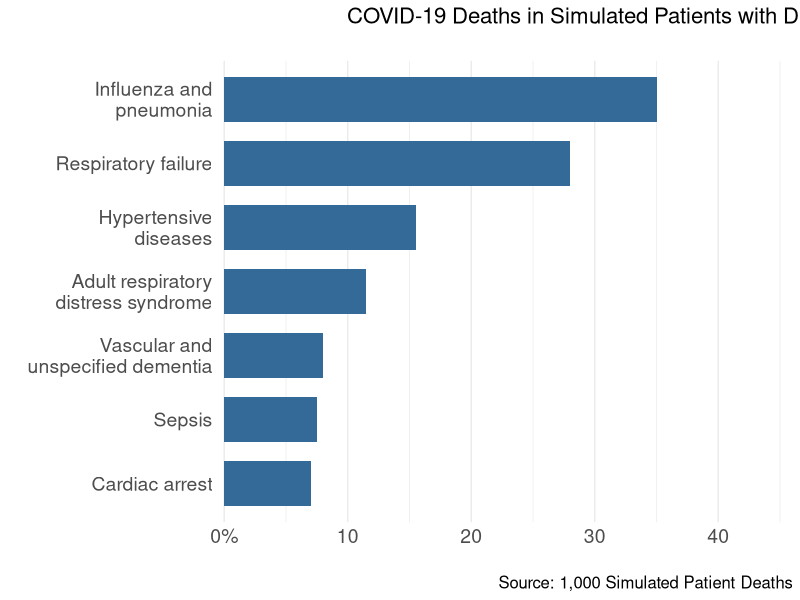

This figure's R source:
# Making plot of simulated patient deaths with Diabetes, Hypertensive, Obesity

# Date Created: Dec 7, 2020
# ------------------------------------------------------------------------------

library(dplyr)
library(readr)
library(magrittr)
library(ggplot2)
library(stringr)


# Set current working directory to this file's parent directory
this.dir <- dirname(parent.frame(2)$ofile)
setwd(this.dir)

# Clean data file location
data_path <- '../../clean_data/excel_sims/'
uc_rep_deaths_fn <- 'uc_rep_deaths.csv'

# Concatenate base path with uc_rep_deaths_fn
uc_rep_deaths_path <- file.path(data_path, uc_rep_deaths_fn)

# uc_rep_deaths  <- read_csv(uc_rep_deaths_path)

# ------------------------------------------------------------------------------
# Prepare data for plotting

# under_conds_keep <- c(
#     'Chronic lower respiratory diseases',
#     'Ischemic heart disease',
#     'Cardiac arrest',
#     'Cardiac arrhythmia',
#     'Heart failure',
#     'Diabetes',
#     'Obesity',
#     'Renal failure')

conditions <- c(
    'Influenza and pneumonia',
    'Respiratory failure',
    'Hypertensive diseases',
    'Adult respiratory distress syndrome',
    'Vascular and unspecified dementia',
    'Sepsis',
    'Cardiac arrest')

deaths_perc <- c(0.35, 0.28, 0.155, 0.115, 0.08, 0.075, 0.07)

uc_rep_deaths <- data.frame(
    Underlying_Condition = conditions,
    COVID_Deaths_Rep_Perc = deaths_perc)

uc_rep_deaths <- uc_rep_deaths %>%
    mutate(Underlying_Condition = factor(Underlying_Condition))
    # filter(Underlying_Condition %in% under_conds_keep)

uc_rep_deaths$Underlying_Condition <- reorder(
    uc_rep_deaths$Underlying_Condition,
    uc_rep_deaths$COVID_Deaths_Rep_Perc)

# Output final plotting data
write_csv(uc_rep_deaths, 'plot_uc_sim_deaths_diab.csv')


fmt_pct <- function(y) {
    return (ifelse(y == 0, '0%', y * 100))
}

# Make ggplot of Underlying condition vs Death rep %
gg_uc_sim_death_diab <- uc_rep_deaths %>%
    ggplot(aes(x=Underlying_Condition, y=COVID_Deaths_Rep_Perc, fill=1)) +
    geom_col(width = 0.7) +
    coord_flip() +
    labs(x='', y='',
         title = 'COVID-19 Deaths in Simulated Patients with Diabetes',
         subtitle = 'Condition Prevalence (%) paired with COVID-19 and Diabetes',
         caption = 'Source: 1,000 Simulated Patient Deaths') +
    theme_minimal() +
    scale_x_discrete(labels = function(x) {str_wrap(x, width = 20)}) +
    scale_y_continuous(labels = function(y) {fmt_pct(y)},
                       limits = c(0, 0.4),
                       # expand scale adjust padding between y axis labels and plot
                       expand = expand_scale(mult = c(0.01, 0.15))) +
    theme(panel.grid.major.y = element_blank(),
          axis.text = element_text(size = 14),
          legend.position = 'none',
          # If you change title or subtitle, you may need to play the horiz adjust
          # to line up the title and subtitle over the plot (left justified)
          plot.title = element_text(size = 16, hjust = 2.5),
          plot.subtitle = element_text(size = 12, face = 'italic', hjust = -10.25),
          plot.caption = element_text(size = 12))

pdf("plots/gg_uc_sim_death_diab.pdf")
print(gg_uc_sim_death_diab)

dev.off()
# ggsave(filename = "plots/gg_us_rept_death.png",
#        plot = gg_uc_rep_death)
